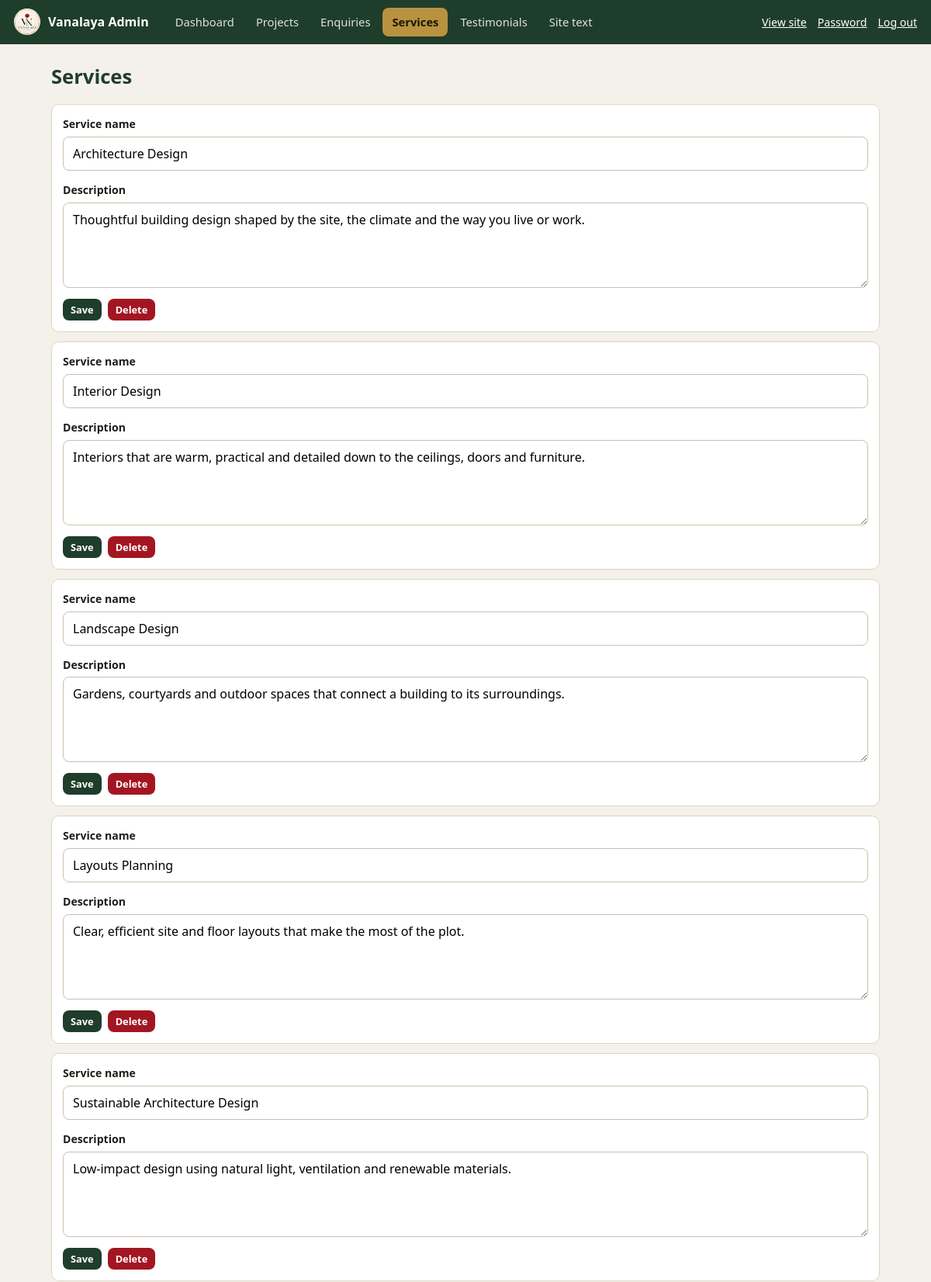
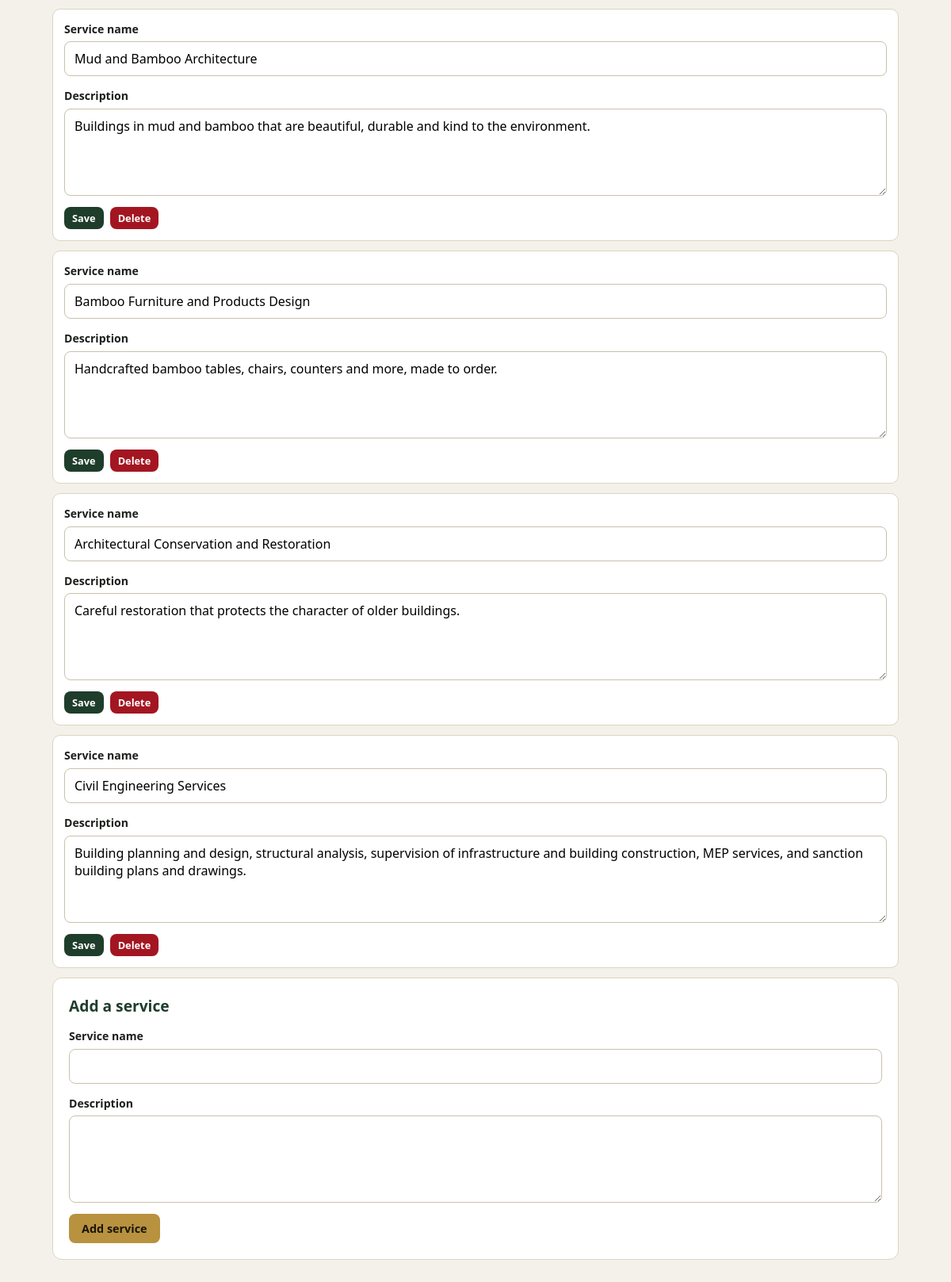
Screenshot of /admin/services (signed in) with the database file from the repository (2 pictures, top to bottom).
### tables this page shows
CREATE TABLE services (
    id INTEGER PRIMARY KEY AUTOINCREMENT,
    title TEXT NOT NULL,
    description TEXT DEFAULT '',
    icon TEXT DEFAULT 'home',
    sort_order INTEGER DEFAULT 0
);

### app.py (the view, shortened to what this page needs)
    @app.route("/admin/services", methods=["GET", "POST"])
    @login_required
    def admin_services():
        rows = db().execute("SELECT * FROM services ORDER BY sort_order").fetchall()
        return render_template("admin/services.html", services=rows)

### app.py (called while the page is built)
def register_db(app):
    def get_db():
        if "db" not in g:
            g.db = sqlite3.connect(app.config["DB_PATH"])
            g.db.row_factory = sqlite3.Row
            g.db.execute("PRAGMA foreign_keys = ON")
        return g.db
    app.get_db = get_db
    @app.teardown_appcontext
    def close_db(_exc):
        db = g.pop("db", None)
        if db is not None:
            db.close()

def get_settings(db):
    return {r["key"]: r["value"] for r in db.execute("SELECT key, value FROM site_settings")}

### templates/admin/services.html (shortened to what this page needs)
{% extends "admin/base.html" %}
{% block content %}
<h1>Services</h1>
{% for s in services %}
<form method="post" class="item">
  <label>Service name<input type="text" name="title" value="{{ s.title }}" required></label>
  <label>Description<textarea name="description" rows="3">{{ s.description }}</textarea></label>
  <div class="row">
    <button class="btn btn-sm" name="action" value="save">Save</button>
    <button class="btn btn-sm btn-red" name="action" value="delete" formnovalidate onclick="return confirm('Delete this service?')">Delete</button>
  </div>
</form>
{% endfor %}
<form method="post" class="panel">
  <h2>Add a service</h2>
  <label>Service name<input type="text" name="title" required></label>
  <label>Description<textarea name="description" rows="3"></textarea></label>
  <button class="btn btn-gold">Add service</button>
</form>
{% endblock %}

### static/css/admin.css (style rules this page uses)
:root { --green:#1f3d2b;--gold:#b8923f;--red:#a31621;--bg:#f4f1ea;--line:#dcd5c3;--ink:#1c1f1b;--muted:#5f655c }
* { box-sizing:border-box }
body { margin:0;font:16px/1.55 system-ui,-apple-system,'Segoe UI',Roboto,Arial,sans-serif;background:var(--bg);color:var(--ink) }
h1 { font-size:1.6rem;margin:0 0 16px;color:var(--green) }
h2 { font-size:1.2rem;margin:0 0 12px;color:var(--green) }
.panel { background:#fff;border:1px solid var(--line);border-radius:12px;padding:20px;margin-bottom:20px }
.btn { display:inline-block;background:var(--green);color:#fff;border:0;border-radius:8px;padding:9px 16px;font:600 .9rem system-ui,sans-serif;cursor:pointer;text-decoration:none }
.btn-sm { padding:5px 10px;font-size:.8rem }
.btn-gold { background:var(--gold);color:#1c1608 }
.btn-red { background:var(--red) }
.row { display:flex;flex-wrap:wrap;gap:8px;align-items:center }
label { display:block;font-weight:600;font-size:.88rem;margin-bottom:14px }
input[type=text],input[type=password],input[type=url],input[type=email],input[type=file],select,textarea { display:block;width:100%;margin-top:5px;padding:10px 12px;border:1px solid #c9c1ac;border-radius:8px;font:400 1rem system-ui,sans-serif;background:#fff }
textarea { min-height:110px;resize:vertical }
.item { border:1px solid var(--line);border-radius:10px;padding:14px;margin-bottom:12px;background:#fff }

### rows the page displays
services: title "Architecture Design", description "Thoughtful building design shaped by the site, the climate and the way you live or work."
services: title "Interior Design", description "Interiors that are warm, practical and detailed down to the ceilings, doors and furniture."
services: title "Landscape Design", description "Gardens, courtyards and outdoor spaces that connect a building to its surroundings."
services: title "Layouts Planning", description "Clear, efficient site and floor layouts that make the most of the plot."
services: title "Sustainable Architecture Design", description "Low-impact design using natural light, ventilation and renewable materials."
services: title "Mud and Bamboo Architecture", description "Buildings in mud and bamboo that are beautiful, durable and kind to the environment."
services: title "Bamboo Furniture and Products Design", description "Handcrafted bamboo tables, chairs, counters and more, made to order."
services: title "Architectural Conservation and Restoration", description "Careful restoration that protects the character of older buildings."
services: title "Civil Engineering Services", description "Building planning and design, structural analysis, supervision of infrastructure and building construction, MEP services, and sanction building plans and drawings."
